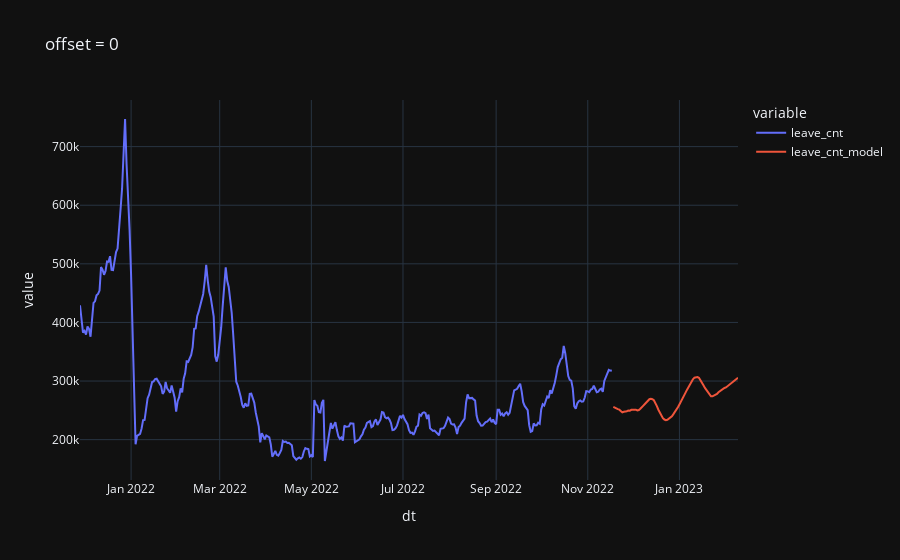
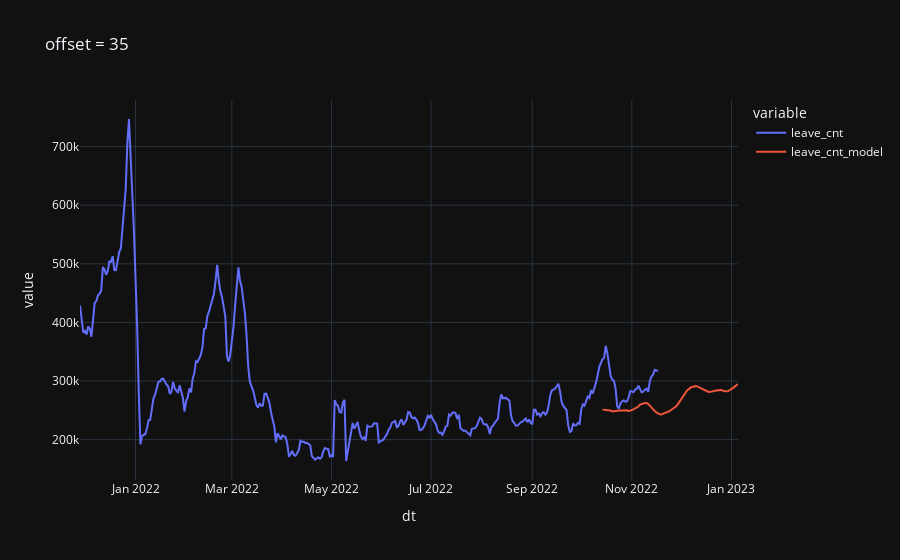

These figures' notebook cell, in order:
### Code cell
def test_model(offset):
    out = data.copy()
    tx = out.copy().iloc[len(data) - offset - HISTORY_SIZE:len(data) - offset]
    tx['enter_cnt'] /= enter_std
    tx['leave_cnt'] /= leave_std
    tx['search_cnt'] /= search_std
    mx = tx.values.reshape((1, x_elm))
    my = model.predict(mx)
    my = my.reshape(y_shape).transpose()
    ty = pd.DataFrame(my)
    ty_index = pd.date_range(tx.index[-1] + pd.DateOffset(1), tx.index[-1] + pd.DateOffset(HORIZON_SIZE), freq='D')
    # ty = pd.DataFrame({ 'dt': ty_index, 'enter_cnt': ty[0], 'leave_cnt': ty[1] }).set_index('dt')
    ty = pd.DataFrame({ 'dt': ty_index, 'leave_cnt': ty[0] }).set_index('dt')
    # ty = pd.DataFrame({ 'dt': ty_index, 'enter_cnt': ty[0] }).set_index('dt')
    # ty['enter_cnt'] *= enter_std
    ty['leave_cnt'] *= leave_std
    out = out.merge(ty, on='dt', how='outer', suffixes=['', '_model'])

    res = out
    # px.line(res, y=['enter_cnt', 'enter_cnt_model'], title=f"offset = {offset}").show()
    px.line(res, y=['leave_cnt', 'leave_cnt_model'], title=f"offset = {offset}").show()

test_model(0*7)
test_model(5*7)
test_model(10*7)
test_model(15*7)
test_model(20*7)
test_model(25*7)
test_model(30*7)
test_model(35*7)

### Figure 1 — Plotly figure (JSON) as saved in the notebook; plotly's stock layout.template omitted (floating-point values rounded to 4 significant figures; data arrays with more than 128 entries replaced by an {"elided": "..."} marker saying what was removed)
{"data": [{"hovertemplate": "variable=leave_cnt<br>dt=%{x}<br>value=%{y}<extra></extra>", "legendgroup": "leave_cnt", "line": {"color": "#636efa", "dash": "solid"}, "marker": {"symbol": "circle"}, "mode": "lines", "name": "leave_cnt", "orientation": "v", "showlegend": true, "x": {"elided": "439 str values"}, "xaxis": "x", "y": {"elided": "439 float values"}, "yaxis": "y", "type": "scatter"}, {"hovertemplate": "variable=leave_cnt_model<br>dt=%{x}<br>value=%{y}<extra></extra>", "legendgroup": "leave_cnt_model", "line": {"color": "#EF553B", "dash": "solid"}, "marker": {"symbol": "circle"}, "mode": "lines", "name": "leave_cnt_model", "orientation": "v", "showlegend": true, "x": {"elided": "439 str values"}, "xaxis": "x", "y": {"elided": "439 float values"}, "yaxis": "y", "type": "scatter"}], "layout": {"xaxis": {"anchor": "y", "domain": [0.0, 1.0], "title": {"text": "dt"}}, "yaxis": {"anchor": "x", "domain": [0.0, 1.0], "title": {"text": "value"}}, "legend": {"title": {"text": "variable"}, "tracegroupgap": 0}, "title": {"text": "offset = 0"}}}

### Figure 2 — Plotly figure (JSON) as saved in the notebook; plotly's stock layout.template omitted (floating-point values rounded to 4 significant figures; data arrays with more than 128 entries replaced by an {"elided": "..."} marker saying what was removed)
{"data": [{"hovertemplate": "variable=leave_cnt<br>dt=%{x}<br>value=%{y}<extra></extra>", "legendgroup": "leave_cnt", "line": {"color": "#636efa", "dash": "solid"}, "marker": {"symbol": "circle"}, "mode": "lines", "name": "leave_cnt", "orientation": "v", "showlegend": true, "x": {"elided": "404 str values"}, "xaxis": "x", "y": {"elided": "404 float values"}, "yaxis": "y", "type": "scatter"}, {"hovertemplate": "variable=leave_cnt_model<br>dt=%{x}<br>value=%{y}<extra></extra>", "legendgroup": "leave_cnt_model", "line": {"color": "#EF553B", "dash": "solid"}, "marker": {"symbol": "circle"}, "mode": "lines", "name": "leave_cnt_model", "orientation": "v", "showlegend": true, "x": {"elided": "404 str values"}, "xaxis": "x", "y": {"elided": "404 float values"}, "yaxis": "y", "type": "scatter"}], "layout": {"xaxis": {"anchor": "y", "domain": [0.0, 1.0], "title": {"text": "dt"}}, "yaxis": {"anchor": "x", "domain": [0.0, 1.0], "title": {"text": "value"}}, "legend": {"title": {"text": "variable"}, "tracegroupgap": 0}, "title": {"text": "offset = 35"}}}
